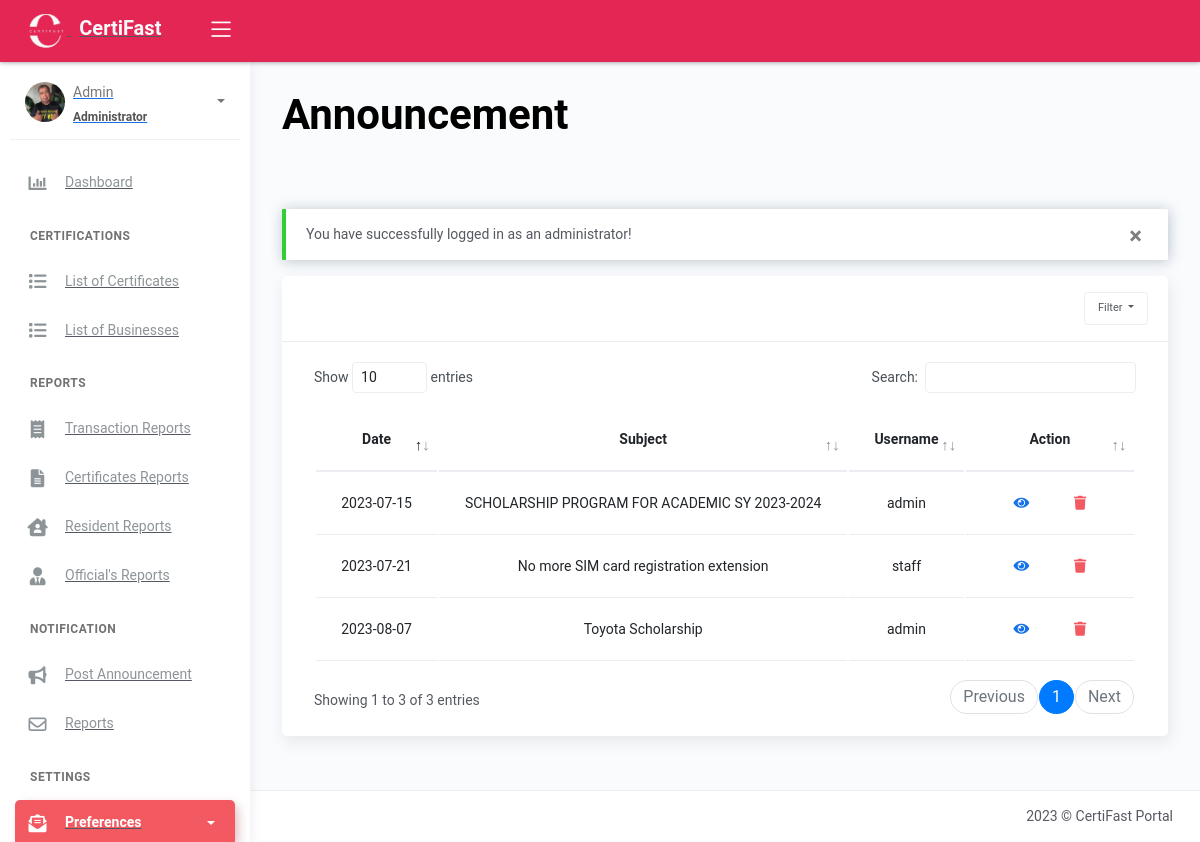
Screenshot of /announcement.php (signed in) with the database file from the repository.
### tables this page shows
CREATE TABLE `tbl_announcement` (
  `id` int(10) NOT NULL AUTO_INCREMENT,
  `subject` varchar(50) NOT NULL,
  `message` text NOT NULL,
  `username` varchar(50) NOT NULL,
  `date_posted` date DEFAULT NULL,
  PRIMARY KEY (`id`)
);

### announcement.php (the view, shortened to what this page needs)
<?php include 'server/server.php' ?>
<?php
    $query = "SELECT * FROM tbl_announcement ORDER BY date_posted ASC";
    $result = $conn->query($query);
    $announce = array();
	while($row = $result->fetch_assoc()){
		$announce[] = $row;
	}
?>
<!DOCTYPE html>
<html lang="en">
<head>
	<?php include 'templates/header.php' ?>
</head>
<body>
	<div class="wrapper">
		<?php include 'templates/main-header.php' ?>
		<?php include 'templates/sidebar.php' ?>
		<div class="main-panel">
			<div class="content">
				<div class="panel-header">
					<div class="page-inner">
						<div class="d-flex align-items-left align-items-md-center flex-column flex-md-row">
							<div>
								<h2 class="text-black fw-bold" style="font-size: 300%">Announcement</h2>
							</div>
						</div>
					</div>
				</div>
				<div class="page-inner">
					<div class="row mt-2">
						<div class="col-md-12">
                        <?php if(isset($_SESSION['message'])): ?>
                                <div class="alert alert-<?php echo $_SESSION['success']; ?> <?= $_SESSION['success']=='danger' ? 'bg-danger text-light' : null ?>" role="alert">
                                    <button type="button" class="close" data-dismiss="alert" aria-label="Close">
                                        <span aria-hidden="true">&times;</span>
                                    </button>
                                    <?php echo $_SESSION['message']; ?>
                                </div>
                            <?php endif ?>
                            <div class="card">
								<div class="card-header">
									<div class="card-head-row">
										<div class="card-tools">
                                            <a class="btn btn-light btn-border btn-sm dropdown-toggle" type="button" id="filterDropdown" data-toggle="dropdown" aria-haspopup="true" aria-expanded="false">
                                                Filter
                                            </a>
										</div>
									</div>
								</div>
								<div class="card-body">
                                    <div class="table-responsive">
                                        <table id="residenttable" class="table">
                                            <thead>
                                                <tr class="text-center">
                                                    <th scope="col">Date</th>
                                                    <th scope="col">Subject</th>
                                                    <th scope="col">Username</th>
                                                    <th scope="col">Action</th>
                                                </tr>
                                            </thead>
                                            <tbody>
                                                <?php if(!empty($announce)): ?>
                                                    <?php $no=1; foreach($announce as $row): ?>
                                                    <tr class="text-center">
                                                        <td><?= $row['date_posted'] ?></td>
                                                        <td><?= $row['subject'] ?></td>
                                                        <td><?= $row['username'] ?></td>
                                                        <td>
                                                            <div class="form-button-action">
                                                                <a type="button" href="#view" data-toggle="modal" class="btn btn-link btn-primary"
                                                                    title="Edit Announcement" onclick="editAnnoucement(this)" data-subject="<?= $row['subject'] ?>" data-message="<?= $row['message'] ?>"
                                                                    data-username="<?= $row['username'] ?>" data-date_posted="<?= $row['date_posted'] ?>" data-id="<?= $row['id'] ?>">
                                                                    <i class="fas fa-eye"></i>
                                                                </a>
                                                                <a type="button" data-toggle="tooltip" href="model/remove_announcement.php?id=<?= $row['id'] ?>" onclick="return confirm('Are you sure you want to delete this item?');" class="btn btn-link btn-danger" data-original-title="Remove">
                                                                    <i class="fas fa-trash"></i>
                                                                </a>
                                                            </div>
                                                        </td>
                                                    </tr>
                                                    <?php endforeach ?>
                                                <?php else: ?>
                                                    <tr>
                                                        <td colspan="4" class="text-center">No Available Data</td>
                                                    </tr>
                                                <?php endif ?>
                                            </tbody>
                                        </table>
                                    </div>
								</div>
							</div>
						</div>
					</div>
				</div>
			</div>
			<?php include 'templates/main-footer.php' ?>
		</div>
</body>
</html>

### Homepage/assets/css/style.css (style rules this page uses)
body { font-family: "Roboto", sans-serif; color: #444444; }
a { color: #E42654; text-decoration: none; }
h1, h2, h3, h4, h5, h6 { font-family: "Roboto", sans-serif; }

### rows the page displays
tbl_announcement: date_posted "2023-07-15", subject "SCHOLARSHIP PROGRAM FOR ACADEMIC SY 2023-2024", username "admin"
tbl_announcement: date_posted "2023-07-21", subject "No more SIM card registration extension", username "staff"
tbl_announcement: date_posted "2023-08-07", subject "Toyota Scholarship", username "admin"

### other values shown
$_SESSION['username'] "Admin"
$role "Administrator"
$_SESSION['message'] "You have successfully logged in as an administrator!"
